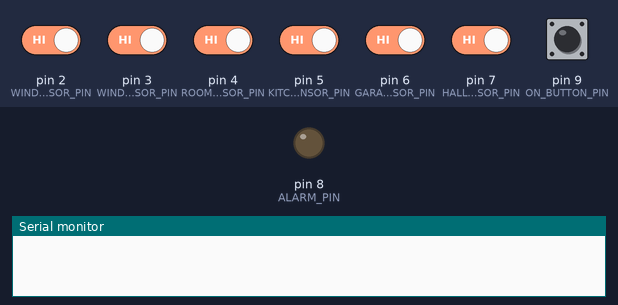
The sketch below on a simulated Arduino Uno, built with avr-gcc and run on an emulated ATmega328P. Shown: output pins drawn as LEDs (lit = HIGH), the last lines printed to the serial monitor. Inputs (shaded band) come from the test bench; at power-on: pin 2 (WINDOW1_SENSOR_PIN), pin 3 (WINDOW2_SENSOR_PIN), pin 4 (ROOM_SENSOR_PIN), pin 5 (KITCHEN_SENSOR_PIN), pin 6 (GARAGE_SENSOR_PIN), pin 7 (HALL_SENSOR_PIN), pin 9 (ON_BUTTON_PIN) HIGH.

Above: at 1.2 s.
1.3 s: pin 9 (ON_BUTTON_PIN) pulled LOW for 0.15 s
At 2.6 s:
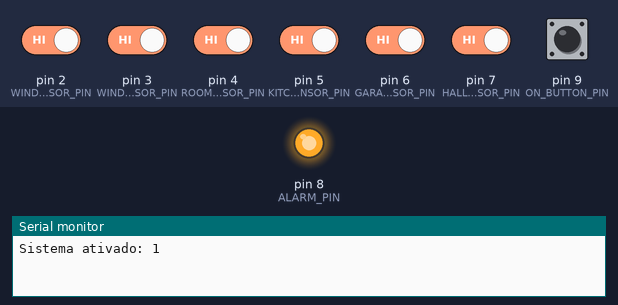
Timing chart, 0 to 4.3 s (numbered marks = the images above; inputs shaded):
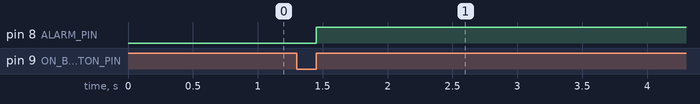

The sketch:

exer1_centralAlarme.ino
```cpp
// Definição das variáveis (pinos)
#define ON_BUTTON_PIN 9  //define troca um número por uma palavra
#define BAR_SENSOR_PIN 1
#define WINDOW1_SENSOR_PIN 2
#define WINDOW2_SENSOR_PIN 3
#define ROOM_SENSOR_PIN 4
#define KITCHEN_SENSOR_PIN 5
#define GARAGE_SENSOR_PIN 6
#define HALL_SENSOR_PIN 7
#define ALARM_PIN 8

// Declaração das Variaveis
bool onButton = 0, bar_sensor = 0, window1_sensor = 0;
bool window2_sensor = 0, room_sensor = 0, kitchen_sensor = 0;
bool garage_sensor = 0 , hall_sensor = 0, alarm = 0;
bool systemOn = 0;
bool onButtonBuffer = 0;

// Configuração
void setup() {
    // Configuração dos sensores como entrada
    pinMode(ON_BUTTON_PIN, INPUT_PULLUP);
    pinMode(BAR_SENSOR_PIN, INPUT_PULLUP);
    pinMode(WINDOW1_SENSOR_PIN, INPUT_PULLUP);
    pinMode(WINDOW2_SENSOR_PIN, INPUT_PULLUP);  // Corrigido para WINDOW2_SENSOR_PIN
    pinMode(ROOM_SENSOR_PIN, INPUT_PULLUP);
    pinMode(KITCHEN_SENSOR_PIN, INPUT_PULLUP);
    pinMode(GARAGE_SENSOR_PIN, INPUT_PULLUP);
    pinMode(HALL_SENSOR_PIN, INPUT_PULLUP);
    pinMode(ALARM_PIN, OUTPUT);  // Corrigido para OUTPUT, pois ALARM_PIN controla o alarme

    Serial.begin(9600);  /// para iniciar a comunicação serial entre o Arduino e o computador
}

// Lógica
void loop() {
    onButton = !digitalRead(ON_BUTTON_PIN);   // digitalRead = usada para ler o valor de um pino
    bar_sensor = !digitalRead(BAR_SENSOR_PIN);
    window1_sensor = !digitalRead(WINDOW1_SENSOR_PIN);
    window2_sensor = !digitalRead(WINDOW2_SENSOR_PIN);
    room_sensor = !digitalRead(ROOM_SENSOR_PIN);
    kitchen_sensor = !digitalRead(KITCHEN_SENSOR_PIN);
    garage_sensor = !digitalRead(GARAGE_SENSOR_PIN);
    hall_sensor = !digitalRead(HALL_SENSOR_PIN);
    digitalWrite(ALARM_PIN, alarm);  /// digitalWrite = enviar/escrever um valor HIGH (alto) ou LOW (baixo) para um pino digital do Arduino

    /// Inicio da BORDA
    if(onButton){
        onButtonBuffer = true;
    }

    /// Fim da BORDA
    if(onButtonBuffer && !onButton){
        systemOn = !systemOn;
        Serial.println("Sistema ativado: " + String(systemOn));
        onButtonBuffer = false;
    }

    if(systemOn){
        if( !bar_sensor || !window1_sensor || !window2_sensor ||    /// ! exclamação significa falso. || significa totalmente igual
            !room_sensor || !kitchen_sensor || !hall_sensor || !garage_sensor){

            alarm = 1;
        }
        else{
            alarm = 0;
        }
    }

}
```

Measured:
- after the input at 1.3 s, pin 8 (ALARM_PIN): LOW → HIGH after 0.15 s
